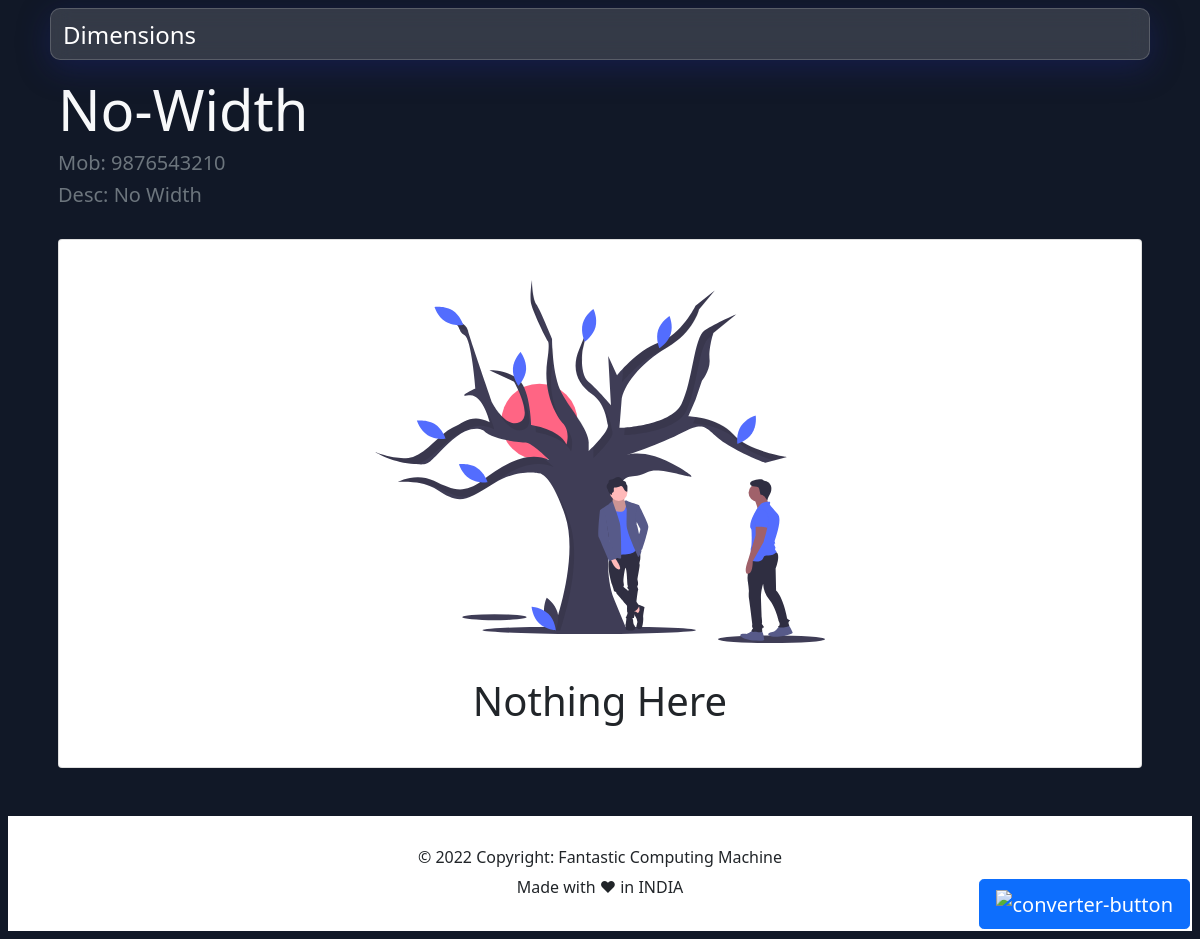
Before: /expense/payee/9/No-width/ (signed in) with the older database file.
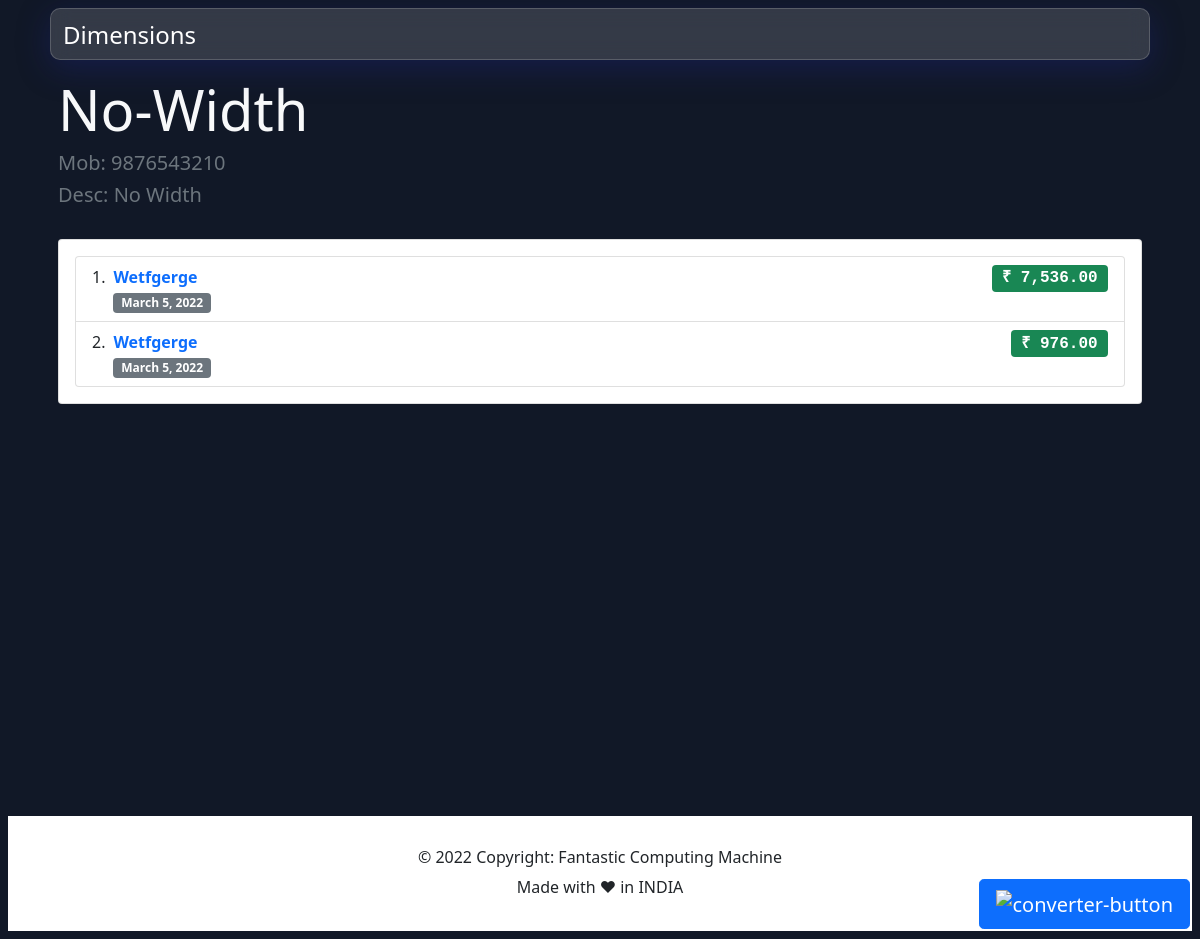
After: the same page with the newer database file.
### expense/models.py (models this page shows, shortened)
class Payee(models.Model):
    phoneNumberRegex = RegexValidator(regex=r"^\+?1?\d{8,15}$")
    name = models.CharField(max_length=255)
    description = models.TextField(blank=True, null=True)
    created_on = models.DateTimeField(auto_now_add=True)
    updated_on = models.DateTimeField(auto_now=True)
    phoneNumber = models.CharField(blank=True,
                                   validators=[phoneNumberRegex], max_length=11)

class Expense(models.Model):
    project = models.ForeignKey(
        Project, on_delete=models.CASCADE, default=1)
    payee = models.ForeignKey(Payee, on_delete=models.CASCADE)
    amount = models.DecimalField(
        max_digits=10, decimal_places=2, blank=True, null=True)
    created_on = models.DateTimeField(auto_now_add=True)
    updated_on = models.DateTimeField(auto_now=True)
    payment_status = models.CharField(
        max_length=2,
        choices=PAYMENT_STATUS,
        default="N",
    )
    is_deleted = models.BooleanField(default=False)
    deleted_on = models.DateTimeField(blank=True, null=True)

### dimension/models.py (models this page shows, shortened)
class Project(models.Model):
    name = models.CharField(max_length=255, unique=True, default='')
    author = models.ForeignKey(User, on_delete=models.CASCADE)
    description = models.TextField(
        max_length=255, blank=True, null=True, default='')
    created_on = models.DateTimeField(auto_now_add=True)
    updated_on = models.DateTimeField(auto_now=True)
    is_deleted = models.BooleanField(default=False)
    deleted_on = models.DateTimeField(blank=True, null=True)

### expense/views.py (the view)
class PayeeExpensesView(ListView):
    model = Expense
    template_name = 'payee_expense.html'
    def get_context_data(self, **kwargs):
        kwargs['expenses'] = Expense.objects.filter(
            payee__id=self.kwargs['pk'], project__is_deleted=False, is_deleted=False).order_by('-created_on')
        kwargs['payee'] = Payee.objects.filter(
            id=self.kwargs['pk'])[0]
        return super(PayeeExpensesView, self).get_context_data(**kwargs)

### expense/templates/payee_expense.html (shortened to what this page needs)
{% extends 'base.html' %}
{% load static %} {% load humanize %}
{% block body %}
<div class="container px-3">
    <div class="text-light pt-2 display-4">{{payee.name|title}}</div>
    <div class="text-light h5 pt-2 text-muted">Mob: <a class="text-muted" href="tel:+{{payee.phoneNumber}}"
            style="text-decoration: none;">{{payee.phoneNumber}}</a></div>
    <div class="text-light h5 text-muted">Desc: {{payee.description|title}}</div>
    <div class="row flex-md-row py-3">
        <div class="col col_height">
            <div class=" card my-2">
                <div class="card-body">
                    {% if expenses|length == 0 %}
                    <div class=" text-center my-3">
                        <img alt="nothing-here" class="img-fluid m-2" style="width: 450px;"
                            src="{% static 'img/nothing.svg' %}">
                        <div class="text-center">
                            <p class="py-1 fw-light my-3 fs-1">Nothing Here</p>
                        </div>
                    </div>
                    {% endif %}
                    <ol class="list-group list-group-numbered">
                        {% for item in expenses %}
                        <li class="list-group-item d-flex justify-content-between align-items-start">
                            <div class="ms-2 me-auto">
                                <a href="{% url 'project_detail' item.project.id item.project.name %}"
                                    style="text-decoration: none;">
                                    <div class="fw-bold">
                                        {{item.project.name | title}}
                                    </div>
                                </a>
                                <span class="badge bg-secondary">
                                    {{item.created_on | date}}</span>
                            </div>
                            {% if item.payment_status == 'P' %}
                            <span class="badge bg-danger fs-6 font-monospace">
                                ₹ {{item.amount | intcomma}}</span>
                            {% else %}
                            <span class="badge bg-success fs-6 font-monospace">
                                ₹ {{item.amount | intcomma}}</span>
                            {% endif %}
                        </li>
                        {% endfor %}
                    </ol>
                </div>
            </div>
        </div>
    </div>
</div>
{% endblock %}

### dimension/templates/base.html (shortened to what this page needs)
<!DOCTYPE html>
<html lang="en">
    <head>
        {% load static %}
        <link rel="stylesheet" href="{% static 'css/styles.css' %}">
        <link href="https://cdn.jsdelivr.net/npm/bootstrap@5.0.2/dist/css/bootstrap.min.css" rel="stylesheet"
>
    </head>
    <body style="background-color: #111827">
        <main class="container-lg" style="width: 100%; min-height: 100vh;">
            <header class="text-white h3">
                <nav class="navbar navbar-expand-lg navbar-light nav_bg_translucent m-2">
                    <div class="container-fluid">
                        <strong>
                            <a class="navbar-brand justify-content-center h2 text-white fs-4"
                                href="{% url 'home' %}">Dimensions</a>
                        </strong>
                        {% if user.is_authenticated %}
                        <div class="p-1">
                        </div>
                        {% endif %}
                    </div>
                </nav>
            </header>
            <div id="content">
                {% if user.is_authenticated %}
                {% block body %}
                {% endblock %}
                {% endif %}
            </div>
        </main>
        {% if user.is_authenticated %}
        <div id="mybutton">
            <button type="button" class="btn btn-primary btn-lg" data-bs-toggle="modal"
                data-bs-target="#calculatorModal">
                <img alt="converter-button" src="https://img.icons8.com/ios/30/ffffff/design--v2.png" />
            </button>
        </div>
        {% endif %}
        <footer style="margin: 0; padding:0;">
            {% include "footer.html" %}
        </footer>
    </body>
</html>

### dimension/templates/footer.html
<div class="p-3 m-2 footer" style="background-color: white">
    <div class="row ">
        <div class="text-center user-select-none text-dark p-3">
            <h6>© 2022 Copyright: Fantastic Computing Machine</h6>
            Made with ❤ in INDIA
        </div>
    </div>
</div>

### static/css/styles.css (style rules this page uses)
.nav_bg_translucent { background: rgba(255, 255, 255, 0.15); box-shadow: 0 8px 32px 0 rgba(31, 38, 135, 0.37); backdrop-filter: blur(10px); -webkit-backdrop-filter: blur(10px); border-radius: 10px; border: 1px solid rgba(255, 255, 255, 0.18); }
#mybutton { position: fixed; bottom: 10px; right: 10px; }
.col_height { max-height: 800px; direction: ltr; }

Changed rows visible on the page:
added Expense: project.name "Wetfgerge", created_on "March 5, 2022", amount "7,536.00"
added Expense: project.name "Wetfgerge", created_on "March 5, 2022", amount "976.00"
Other visible differences:
text no longer shown: "Nothing Here"
